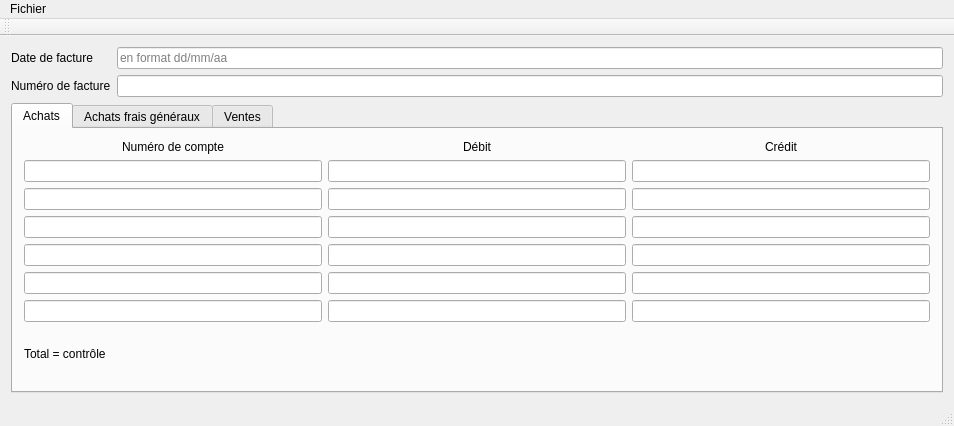
<?xml version="1.0" encoding="UTF-8"?>
<ui version="4.0">
 <class>MainWindow</class>
 <widget class="QMainWindow" name="MainWindow">
  <property name="geometry">
   <rect>
    <x>0</x>
    <y>0</y>
    <width>954</width>
    <height>426</height>
   </rect>
  </property>
  <property name="windowTitle">
   <string>logCompta</string>
  </property>
  <widget class="QWidget" name="centralWidget">
   <layout class="QVBoxLayout" name="verticalLayout_3">
    <item>
     <layout class="QHBoxLayout" name="horizontalLayout">
      <item>
       <layout class="QVBoxLayout" name="verticalLayout">
        <item>
         <widget class="QLabel" name="dateF">
          <property name="text">
           <string>Date de facture</string>
          </property>
         </widget>
        </item>
        <item>
         <widget class="QLabel" name="numeroF">
          <property name="text">
           <string>Numéro de facture</string>
          </property>
         </widget>
        </item>
       </layout>
      </item>
      <item>
       <layout class="QVBoxLayout" name="verticalLayout_2">
        <item>
         <widget class="QLineEdit" name="lineDateF">
          <property name="placeholderText">
           <string>en format dd/mm/aa</string>
          </property>
         </widget>
        </item>
        <item>
         <widget class="QLineEdit" name="lineNumeroF">
          <property name="placeholderText">
           <string/>
          </property>
         </widget>
        </item>
       </layout>
      </item>
     </layout>
    </item>
    <item>
     <widget class="QTabWidget" name="tabWidget">
      <property name="currentIndex">
       <number>0</number>
      </property>
      <widget class="QWidget" name="tab">
       <attribute name="title">
        <string>Achats</string>
       </attribute>
       <layout class="QVBoxLayout" name="verticalLayout_7">
        <item>
         <layout class="QHBoxLayout" name="horizontalLayout_2">
          <item>
           <layout class="QVBoxLayout" name="verticalLayout_4">
            <item>
             <widget class="QLabel" name="label_3">
              <property name="text">
               <string>Numéro de compte</string>
              </property>
              <property name="alignment">
               <set>Qt::AlignCenter</set>
              </property>
             </widget>
            </item>
            <item>
             <widget class="QLineEdit" name="lineEdit_17">
              <property name="alignment">
               <set>Qt::AlignRight|Qt::AlignTrailing|Qt::AlignVCenter</set>
              </property>
             </widget>
            </item>
            <item>
             <widget class="QLineEdit" name="lineEdit_16">
              <property name="alignment">
               <set>Qt::AlignRight|Qt::AlignTrailing|Qt::AlignVCenter</set>
              </property>
             </widget>
            </item>
            <item>
             <widget class="QLineEdit" name="lineEdit_18">
              <property name="alignment">
               <set>Qt::AlignRight|Qt::AlignTrailing|Qt::AlignVCenter</set>
              </property>
             </widget>
            </item>
            <item>
             <widget class="QLineEdit" name="lineEdit_19">
              <property name="alignment">
               <set>Qt::AlignRight|Qt::AlignTrailing|Qt::AlignVCenter</set>
              </property>
             </widget>
            </item>
            <item>
             <widget class="QLineEdit" name="lineEdit_20">
              <property name="alignment">
               <set>Qt::AlignRight|Qt::AlignTrailing|Qt::AlignVCenter</set>
              </property>
             </widget>
            </item>
            <item>
             <widget class="QLineEdit" name="lineEdit_23">
              <property name="alignment">
               <set>Qt::AlignRight|Qt::AlignTrailing|Qt::AlignVCenter</set>
              </property>
             </widget>
            </item>
           </layout>
          </item>
          <item>
           <layout class="QVBoxLayout" name="verticalLayout_5">
            <item>
             <widget class="QLabel" name="label_2">
              <property name="text">
               <string>Débit</string>
              </property>
              <property name="alignment">
               <set>Qt::AlignCenter</set>
              </property>
             </widget>
            </item>
            <item>
             <widget class="QLineEdit" name="lineEdit_11">
              <property name="alignment">
               <set>Qt::AlignRight|Qt::AlignTrailing|Qt::AlignVCenter</set>
              </property>
             </widget>
            </item>
            <item>
             <widget class="QLineEdit" name="lineEdit_12">
              <property name="alignment">
               <set>Qt::AlignRight|Qt::AlignTrailing|Qt::AlignVCenter</set>
              </property>
             </widget>
            </item>
            <item>
             <widget class="QLineEdit" name="lineEdit_13">
              <property name="alignment">
               <set>Qt::AlignRight|Qt::AlignTrailing|Qt::AlignVCenter</set>
              </property>
             </widget>
            </item>
            <item>
             <widget class="QLineEdit" name="lineEdit_14">
              <property name="alignment">
               <set>Qt::AlignRight|Qt::AlignTrailing|Qt::AlignVCenter</set>
              </property>
             </widget>
            </item>
            <item>
             <widget class="QLineEdit" name="lineEdit_15">
              <property name="alignment">
               <set>Qt::AlignRight|Qt::AlignTrailing|Qt::AlignVCenter</set>
              </property>
             </widget>
            </item>
            <item>
             <widget class="QLineEdit" name="lineEdit_22">
              <property name="alignment">
               <set>Qt::AlignRight|Qt::AlignTrailing|Qt::AlignVCenter</set>
              </property>
             </widget>
            </item>
           </layout>
          </item>
          <item>
           <layout class="QVBoxLayout" name="verticalLayout_6">
            <item>
             <widget class="QLabel" name="label">
              <property name="text">
               <string>Crédit</string>
              </property>
              <property name="alignment">
               <set>Qt::AlignCenter</set>
              </property>
             </widget>
            </item>
            <item>
             <widget class="QLineEdit" name="lineEdit_10">
              <property name="alignment">
               <set>Qt::AlignRight|Qt::AlignTrailing|Qt::AlignVCenter</set>
              </property>
             </widget>
            </item>
            <item>
             <widget class="QLineEdit" name="lineEdit_9">
              <property name="alignment">
               <set>Qt::AlignRight|Qt::AlignTrailing|Qt::AlignVCenter</set>
              </property>
             </widget>
            </item>
            <item>
             <widget class="QLineEdit" name="lineEdit_8">
              <property name="alignment">
               <set>Qt::AlignRight|Qt::AlignTrailing|Qt::AlignVCenter</set>
              </property>
             </widget>
            </item>
            <item>
             <widget class="QLineEdit" name="lineEdit_7">
              <property name="alignment">
               <set>Qt::AlignRight|Qt::AlignTrailing|Qt::AlignVCenter</set>
              </property>
             </widget>
            </item>
            <item>
             <widget class="QLineEdit" name="lineEdit_6">
              <property name="alignment">
               <set>Qt::AlignRight|Qt::AlignTrailing|Qt::AlignVCenter</set>
              </property>
             </widget>
            </item>
            <item>
             <widget class="QLineEdit" name="lineEdit_21">
              <property name="alignment">
               <set>Qt::AlignRight|Qt::AlignTrailing|Qt::AlignVCenter</set>
              </property>
             </widget>
            </item>
           </layout>
          </item>
         </layout>
        </item>
        <item>
         <widget class="QLabel" name="label_4">
          <property name="text">
           <string>Total = contrôle</string>
          </property>
         </widget>
        </item>
       </layout>
      </widget>
      <widget class="QWidget" name="tab_2">
       <attribute name="title">
        <string>Achats frais généraux</string>
       </attribute>
      </widget>
      <widget class="QWidget" name="tab_3">
       <attribute name="title">
        <string>Ventes</string>
       </attribute>
      </widget>
     </widget>
    </item>
   </layout>
  </widget>
  <widget class="QMenuBar" name="menuBar">
   <property name="geometry">
    <rect>
     <x>0</x>
     <y>0</y>
     <width>954</width>
     <height>22</height>
    </rect>
   </property>
   <widget class="QMenu" name="menuFichier">
    <property name="title">
     <string>Fichier</string>
    </property>
    <addaction name="actionA_propos"/>
   </widget>
   <addaction name="menuFichier"/>
  </widget>
  <widget class="QToolBar" name="mainToolBar">
   <attribute name="toolBarArea">
    <enum>TopToolBarArea</enum>
   </attribute>
   <attribute name="toolBarBreak">
    <bool>false</bool>
   </attribute>
  </widget>
  <widget class="QStatusBar" name="statusBar"/>
  <action name="actionA_propos">
   <property name="text">
    <string>A propos</string>
   </property>
  </action>
 </widget>
 <layoutdefault spacing="6" margin="11"/>
 <resources/>
 <connections/>
</ui>
